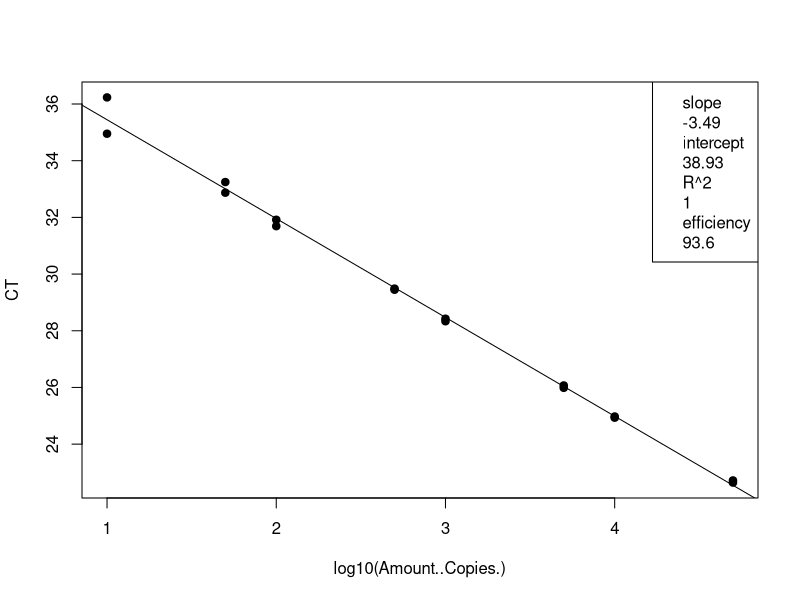
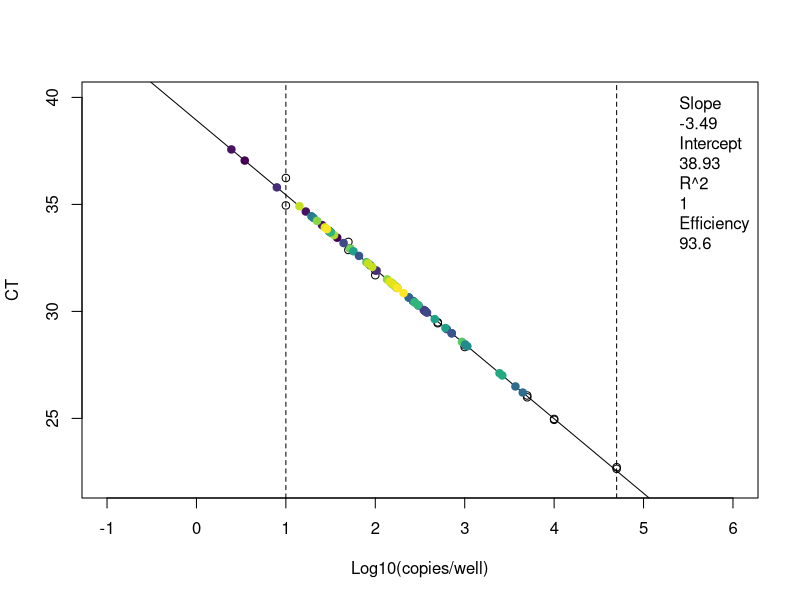
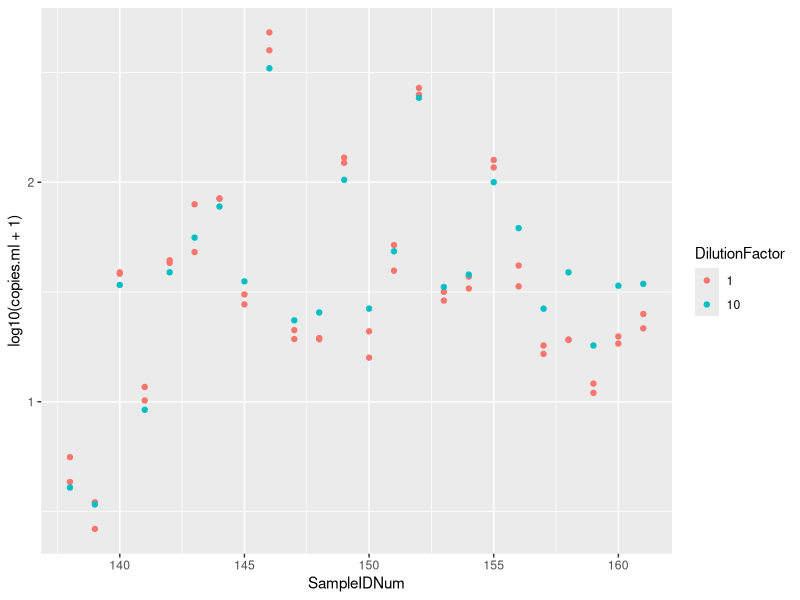

Source code (R) for these figures, in order:
## ---- chunk 1
knitr::opts_chunk$set(echo = TRUE)

## ---- chunk 2
# clear workspace
rm(list=ls())

# load the data (note data file must be in this repository)
data <- read.csv("Plate8_GenBac_qPCRConversion.csv")
## ---- chunk 3
# linear regression of standard curve
standards = subset(data, Name == "STANDARD")
standardCurve <- lm(CT ~ log10(Amount..Copies.), data = standards)

# save the line info
standard_slope = standardCurve$coefficients[2]
standard_intercept = standardCurve$coefficients[1]
R2 = summary(standardCurve)$r.squared
efficiency =  (10^(-1/standardCurve$coefficients[2])-1)*100

# plot standards and best fit line
standardCurvePlot <- plot(CT ~ log10(Amount..Copies.), data = standards, pch=19) 
abline(coef(standardCurve)) 
legend("topright", legend = c(paste= "slope", round(standard_slope, 2), paste= "intercept", round(standard_intercept, 2), paste= "R^2", round(R2, 2), paste = "efficiency", round(efficiency, 1)))
## ---- chunk 4
# data set of unknowns including info on standard curve
unknowns = subset(data, Name == "UNKNOWN")

# add new columns to the data table
unknowns$plate_num = 8 # note:change to the actual plate number
unknowns$standard_slope = standard_slope
unknowns$standard_intercept = standard_intercept
unknowns$R2 = R2
unknowns$efficiency = efficiency
  
# add a new column that interpolates copies/well from Ct for the unknowns
unknowns$log.copies.well = (unknowns$CT - standard_intercept)/standard_slope
unknowns$copies.well = 10^unknowns$log.copies.well

# copies/ul extract accounting for dilution factor
vol.well = 3 # note:change to qPCR template volume in ul
unknowns$vol.well = vol.well
unknowns$copies.ul = ((unknowns$copies.well/vol.well)*unknowns$DilutionFactor)

# copies/extraction
vol.elution = 110 #note:change to DNA extraction elution volume in ul
unknowns$vol.elution = vol.elution
unknowns$copies.extraction = (unknowns$copies.ul*vol.elution)

# copies/ml #Volume is volume of sample filtered in mL
unknowns$copies.ml = (unknowns$copies.extraction/unknowns$Volume)
## ---- chunk 5
# set up the color palette
library(viridis)
unknowns$SampleIDNum = as.factor(as.character(unknowns$SampleIDNum)) # change to factor for colors
Colors = viridis(n=nlevels(unknowns$SampleIDNum)) # set the color levels to call on later

# check the range and adjust the limits in plot
range(unknowns$CT, na.rm=T) # y limits
range(unknowns$log.copies.well, na.rm =T) # x limits

# plot the standard curve again
standardCurvePlot <- plot(CT ~ log10(Amount..Copies.), data = standards,
                          xlim = c(-1,6), ylim = c(22,40),
                          xlab = "Log10(copies/well)",
                          ylab = "CT") 

# add boundaries and standard line
abline(v=log10(10), lty=2)
abline(v=log10(50000), lty=2)
abline(coef(standardCurve)) 

# add the sample data
standardCurvePlot <- points(CT ~ log.copies.well, data = unknowns, pch=19, 
                            col = Colors[unknowns$SampleIDNum])
legend("topright", inset = 0.002, box.lty=0, legend=c(paste= "Slope", round(standardCurve$coefficients[2], 2), 
                                                      paste= "Intercept", round(standardCurve$coefficients[1], 2), 
                                                      paste= "R^2", round(summary(standardCurve)$r.squared, 2),
                                                      paste = "Efficiency", round((10^(-1/standardCurve$coefficients[2])-1)*100, 1)))

## ---- chunk 6
# make a plot that compares the diluted to undiluted replicates for each sample including dilution factor
library("ggplot2")
unknowns$SampleIDNum <- as.numeric(as.character(unknowns$SampleIDNum)) # change to numeric
unknowns$DilutionFactor <- as.factor(as.character(unknowns$DilutionFactor)) # change to factor
qplot(SampleIDNum,log10(copies.ml+1), data=unknowns, col=DilutionFactor)
## ---- chunk 7
# write csv file
write.csv(unknowns, file = "Plate8_GenBac_ConvertedData.csv", row.names=FALSE, na="")

# average the replicates (if not strongly inhibited) and make a new file
library(dplyr)
data.average = unknowns %>% group_by(SampleIDNum) %>% summarise(copies.ml = mean(copies.ml, na.rm = T))
write.csv(data.average, file = "Plate8_GenBac_Averaged.csv", row.names=FALSE, na="")
